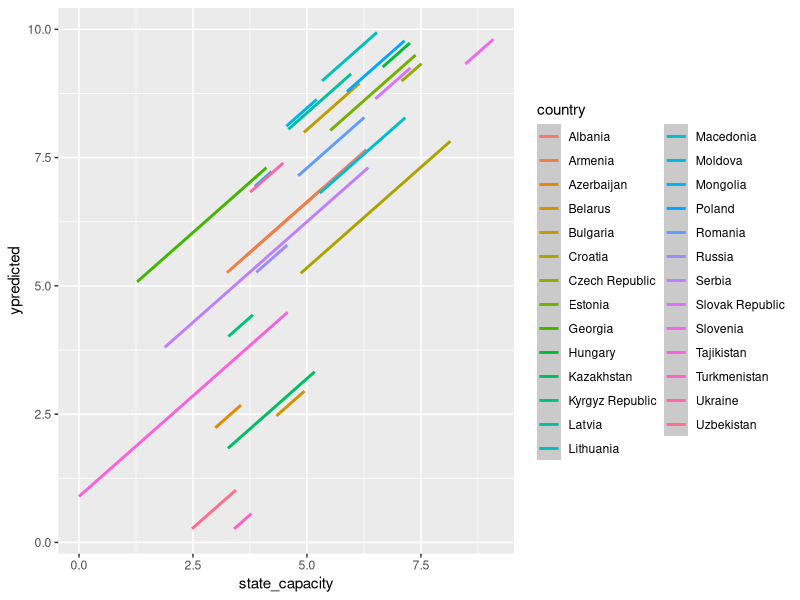

The R script that drew this image:
##### Multivariate Statistical analysis, 2020 
##### Lab 1. FE- and RE-models (part 1) 

install.packages("plm")
install.packages("ggplot2")
install.packages("haven")
install.packages("dplyr")

library(plm)
library(ggplot2)
library(haven)
library(dplyr)

panel<-read_dta("MSA_lab1.dta")
head(panel) # nested data

attach(panel)

# run a least-squares dummy-variable model  
LSDV <- lm(fh_polity~state_capacity + country)
summary(LSDV)

# change a base (reference) category
countryfa1 <- relevel(factor(country), ref ="Russia")
LSDV_Rus <- lm(fh_polity~state_capacity + countryfa1)
summary(LSDV_Rus)

# save predicted values
ypredicted <- LSDV$fitted
# combine the main dataset and a new variable into a new dataset "panel1" 
panel1 <- as.data.frame(panel, ypredicted) 
head(panel1)

# visualize the results of modeling: the intercepts vary, but the slope is the same 
ggplot(panel, aes(x = state_capacity, y = ypredicted, color = country))+geom_smooth(method = lm)
# to change colours manually, use the following option: + scale_colour_manual(values=c())

# run a fixed-effects model (only intercepts are different). Within-group transformation
fe <- plm(fh_polity~state_capacity, data = panel, index=c("country", "period"), model="within")
summary(fe)

############################### How to get a FE-model coefficient? ############################### 
# For ease of understanding, the code is divided into steps
#Step 1. Group (country) variances of X (state_capacity)
var <- summarize(group_by(panel, country), var(state_capacity))
var

#Step 2. Run separate regressions (for each country) 
a <- group_by(panel, country) %>%
  do(data.frame(beta = coef(lm(fh_polity ~ state_capacity, data = .))[2]))
a

#Step 3. Weighted sum of coefficients from separate regression models. 
# Use conditional variances as weights
m <- as.data.frame(merge(a, var, by ="country"))
m
m$coef <- m$beta*(m$`var(state_capacity)`/sum(m$`var(state_capacity)`))
sum(m$coef)
##################################################################################################

### Do we need a fixed-effects model? 
# run a pooled model by using plm package
ols <- plm(fh_polity~state_capacity, data=panel, model="pooling")
summary(ols)

pFtest(fe, ols)

# run a random-effects model (only intercepts are different)
re <- plm(fh_polity~state_capacity, data=panel, index=c("country", "period"), model="random")
summary(re)

# Breush-Pagan test. Do we need a random-effects model?  
plmtest(ols, type=c("bp"))

# Hausman test: FE VS RE original
phtest(fe, re)
